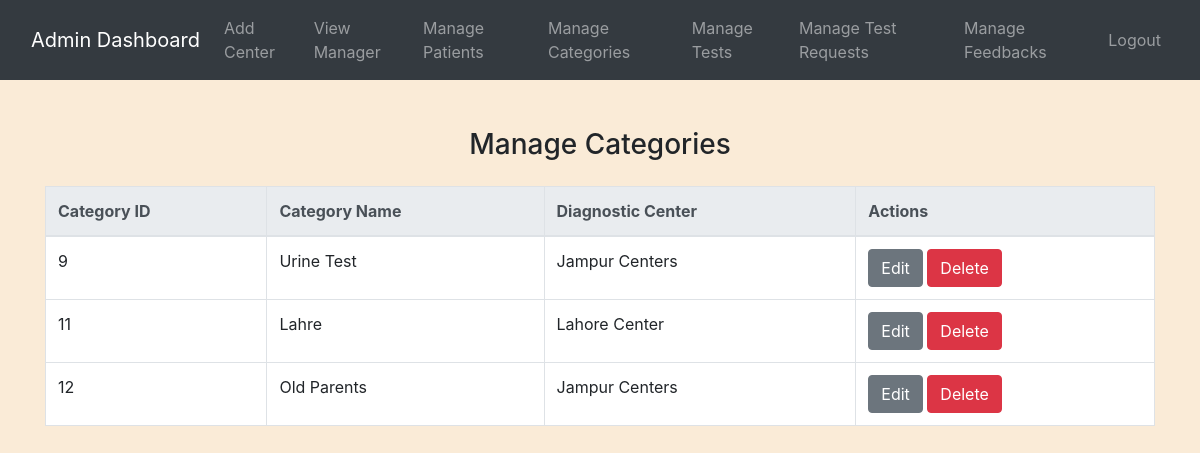
Page /admin/view_categories.php (signed in) on the committed database.
### tables this page shows
CREATE TABLE `test_categories` (
  `category_id` int(11) NOT NULL,
  `category_name` varchar(100) NOT NULL,
  `center_id` int(11) DEFAULT NULL
);

CREATE TABLE `diagnostic_centers` (
  `center_id` int(11) NOT NULL,
  `center_name` varchar(255) NOT NULL,
  `location` varchar(255) NOT NULL,
  `contact_details` varchar(255) NOT NULL,
  `manager_id` int(11) DEFAULT NULL,
  `created_at` timestamp NOT NULL DEFAULT current_timestamp(),
  `updated_at` timestamp NOT NULL DEFAULT current_timestamp() ON UPDATE current_timestamp()
);

### admin/view_categories.php (the view, shortened to what this page needs)
<?php
include('config.php');
?>
<!DOCTYPE html>
<html>
<head>
    <link rel="stylesheet" href="https://stackpath.bootstrapcdn.com/bootstrap/4.3.1/css/bootstrap.min.css">
</head>
<body>
    <?php include('navbar.php'); ?>
    <div class="container mt-5">
        <h3 class="text-center mt-4 mb-4">Manage Categories</h3>
        <table class="table table-bordered">
            <thead class="thead-light">
                <tr>
                    <th>Category ID</th>
                    <th>Category Name</th>
                    <th>Diagnostic Center</th>
                    <th>Actions</th>
                </tr>
            </thead>
            <tbody>
                <?php
                $query = "SELECT tc.category_id, tc.category_name, dc.center_name
                          FROM test_categories tc
                          LEFT JOIN diagnostic_centers dc ON tc.center_id = dc.center_id";
                $result = mysqli_query($conn, $query);
                if ($result) {
                    while ($row = mysqli_fetch_assoc($result)) {
                ?>
                    <tr>
                        <td><?php echo $row['category_id']; ?></td>
                        <td><?php echo $row['category_name']; ?></td>
                        <td><?php echo $row['center_name']; ?></td>
                        <td>
                            <a href="edit_category.php?category_id=<?php echo $row['category_id']; ?>" class="btn btn-secondary">Edit</a>
                            <a href="#" class="btn btn-danger" onclick="confirmDelete(<?php echo $row['category_id']; ?>)">Delete</a>
                        </td>
                    </tr>
                <?php
                    }
                } else {
                    echo "Error: " . mysqli_error($conn);
                }
                ?>
            </tbody>
        </table>
    </div>
</body>
</html>

### admin/view_categories.php (style rules this page uses)
body { background-color: antiquewhite; }
.table { width: 100%; margin-bottom: 1rem; color: #212529; background-color: #fff; }
.table th, .table td { padding: 0.75rem; vertical-align: top; border-top: 1px solid #dee2e6; }
.table thead th { vertical-align: bottom; border-bottom: 2px solid #dee2e6; }
.table-bordered { border: 1px solid #dee2e6; }
.table-bordered th, .table-bordered td { border: 1px solid #dee2e6; }
.table-bordered thead th, .table-bordered thead td { border-bottom-width: 2px; }
.btn-secondary { color: #fff; background-color: #6c757d; border-color: #6c757d; }
.btn-danger { color: #fff; background-color: #dc3545; border-color: #dc3545; }

### rows in the picture
test_categories: category_id "9", category_name "Urine Test", center.center_name "Jampur Centers"
test_categories: category_id "11", category_name "Lahre", center.center_name "Lahore Center"
test_categories: category_id "12", category_name "Old Parents", center.center_name "Jampur Centers"
